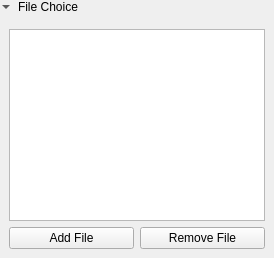
             <widget class="QWidget" name="file_panel_frame" native="true">
              <layout class="QVBoxLayout" name="verticalLayout_5">
               <property name="leftMargin">
                <number>0</number>
               </property>
               <property name="topMargin">
                <number>0</number>
               </property>
               <property name="rightMargin">
                <number>0</number>
               </property>
               <property name="bottomMargin">
                <number>0</number>
               </property>
               <item>
                <layout class="QHBoxLayout" name="horizontalLayout_3">
                 <item>
                  <widget class="QToolButton" name="collapse_file_choice_button">
                   <property name="minimumSize">
                    <size>
                     <width>12</width>
                     <height>12</height>
                    </size>
                   </property>
                   <property name="maximumSize">
                    <size>
                     <width>12</width>
                     <height>12</height>
                    </size>
                   </property>
                   <property name="toolTip">
                    <string>Hide cursor panel</string>
                   </property>
                   <property name="styleSheet">
                    <string notr="true">border: none;</string>
                   </property>
                   <property name="text">
                    <string/>
                   </property>
                   <property name="arrowType">
                    <enum>Qt::DownArrow</enum>
                   </property>
                  </widget>
                 </item>
                 <item>
                  <widget class="QLabel" name="label_20">
                   <property name="text">
                    <string>File Choice</string>
                   </property>
                   <property name="alignment">
                    <set>Qt::AlignLeading|Qt::AlignLeft|Qt::AlignVCenter</set>
                   </property>
                  </widget>
                 </item>
                </layout>
               </item>
               <item>
                <widget class="QWidget" name="file_choice_panel" native="true">
                 <layout class="QGridLayout" name="file_grid">
                  <property name="horizontalSpacing">
                   <number>-1</number>
                  </property>
                  <item row="1" column="0">
                   <widget class="QPushButton" name="add_file_button">
                    <property name="text">
                     <string>Add File</string>
                    </property>
                   </widget>
                  </item>
                  <item row="0" column="0" colspan="2">
                   <widget class="QTableWidget" name="file_table_widget">
                    <property name="font">
                     <font>
                      <pointsize>12</pointsize>
                     </font>
                    </property>
                    <property name="editTriggers">
                     <set>QAbstractItemView::NoEditTriggers</set>
                    </property>
                    <property name="showGrid">
                     <bool>false</bool>
                    </property>
                    <property name="sortingEnabled">
                     <bool>true</bool>
                    </property>
                    <property name="cornerButtonEnabled">
                     <bool>false</bool>
                    </property>
                    <attribute name="horizontalHeaderVisible">
                     <bool>false</bool>
                    </attribute>
                    <attribute name="verticalHeaderVisible">
                     <bool>false</bool>
                    </attribute>
                   </widget>
                  </item>
                  <item row="1" column="1">
                   <widget class="QPushButton" name="remove_file_button">
                    <property name="text">
                     <string>Remove File</string>
                    </property>
                   </widget>
                  </item>
                 </layout>
                </widget>
               </item>
              </layout>
             </widget>
